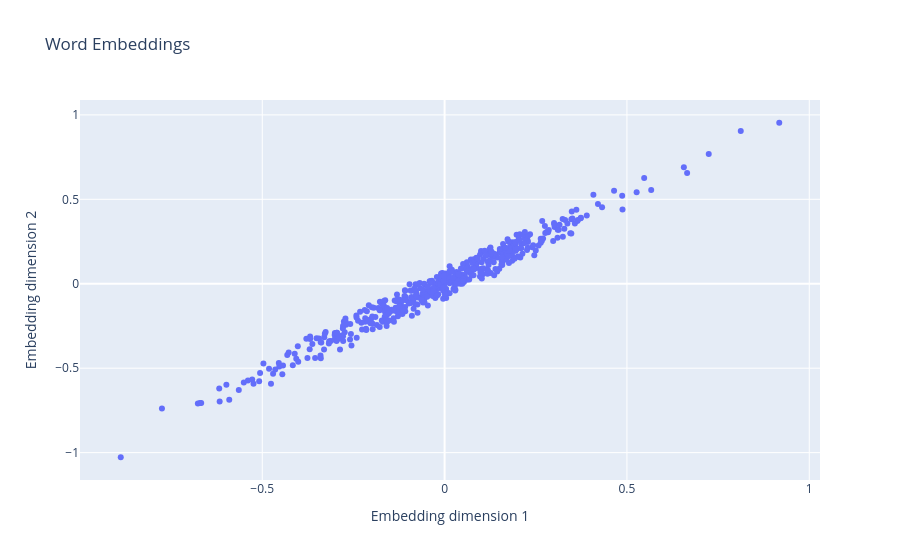

This figure's notebook cell:
### Markdown cell above
Now you'll use a fancy plotting tool called *plotly* to show the embeddings with hovertext so you can move your mouse over the points to see the corresponding tokens.

### Code cell
def plot_2d_embeddings(embeddings, id_start=1, count=100):
  # Get 1st and 2nd embedding dims for the desired tokens.
  x1 = embeddings[id_start:id_start+count, 0]
  x2 = embeddings[id_start:id_start+count, 1]
  
  # Get the corresponding words from the reverse index (for labeling).
  tokens = [reverse_index[i] for i in range(id_start, id_start+count)]

  # Plot with the plotly library.
  data = plotly.Scatter(x=x1, y=x2, text=tokens,
                        mode='markers', textposition='bottom left',
                        hoverinfo='text')
  fig = plotly.Figure(data=[data],
                      layout=plotly.Layout(
                          title="Word Embeddings",
                          xaxis={"title": "Embedding dimension 1"},
                          yaxis={"title": "Embedding dimension 2"},
                          hovermode='closest'
                      ))
  fig.show()

# Very frequent tokens tend to be more syntactic than semantic, so let's plot
# some rarer words.    
plot_2d_embeddings(embeddings2, id_start=500, count=500)

### Figure 1 — Plotly figure (JSON) as saved in the notebook; plotly's stock layout.template omitted (floating-point values rounded to 4 significant figures; data arrays with more than 128 entries replaced by an {"elided": "..."} marker saying what was removed)
{"data": [{"hoverinfo": "text", "mode": "markers", "text": {"elided": "500 str values"}, "textposition": "bottom left", "type": "scatter", "x": {"elided": "500 float values"}, "y": {"elided": "500 float values"}}], "layout": {"hovermode": "closest", "title": {"text": "Word Embeddings"}, "xaxis": {"title": {"text": "Embedding dimension 1"}}, "yaxis": {"title": {"text": "Embedding dimension 2"}}}}
